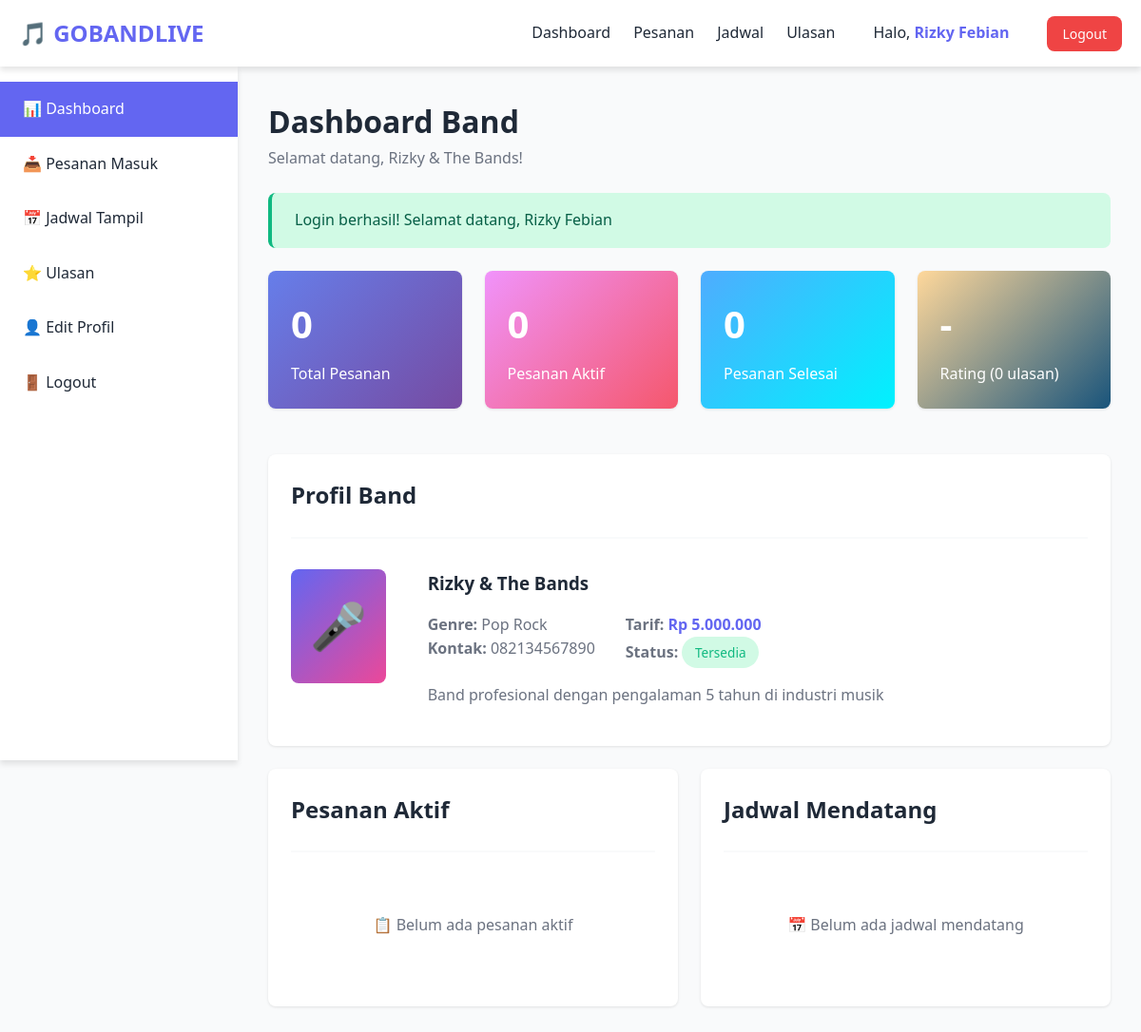
Screenshot of /band/dashboard.php (signed in) with the database file from the repository.
### tables this page shows
CREATE TABLE `band` (
  `id` int(11) NOT NULL,
  `user_id` int(11) NOT NULL,
  `nama_band` varchar(100) NOT NULL,
  `genre` varchar(50) NOT NULL,
  `tarif` decimal(10,2) NOT NULL,
  `kontak` varchar(15) NOT NULL,
  `deskripsi` text DEFAULT NULL,
  `foto` varchar(255) DEFAULT NULL,
  `status_ketersediaan` enum('tersedia','tidak tersedia') DEFAULT 'tersedia',
  `created_at` timestamp NOT NULL DEFAULT current_timestamp()
);

### band/dashboard.php (the view, shortened to what this page needs)
<?php
require_once '../config/config.php';
require_once '../config/database.php';
$userId = $_SESSION['user_id'];
$stmt = $db->prepare("SELECT * FROM band WHERE user_id = ?");
$stmt->execute([$userId]);
$bandData = $stmt->fetch();
$bandId = $bandData['id'];
$stmt = $db->prepare("
    SELECT COUNT(*) as total FROM pesanan
    WHERE id_band = ? AND status IN (?, ?)
");
$stmt->execute([$bandId, STATUS_DITERIMA, STATUS_SELESAI]);
$totalPesanan = $stmt->fetch()['total'];
$stmt = $db->prepare("
    SELECT COUNT(*) as total FROM pesanan
    WHERE id_band = ? AND status = ?
");
$stmt->execute([$bandId, STATUS_DITERIMA]);
$pesananAktif = $stmt->fetch()['total'];
$stmt = $db->prepare("
    SELECT COUNT(*) as total FROM pesanan
    WHERE id_band = ? AND status = ?
");
$stmt->execute([$bandId, STATUS_SELESAI]);
$pesananSelesai = $stmt->fetch()['total'];
$stmt = $db->prepare("
    SELECT AVG(rating) as avg_rating, COUNT(*) as total_ulasan
    FROM ulasan WHERE id_band = ?
");
$stmt->execute([$bandId]);
$ratingData = $stmt->fetch();
$avgRating = $ratingData['avg_rating'] ?? 0;
$totalUlasan = $ratingData['total_ulasan'] ?? 0;
$stmt = $db->prepare("
    SELECT p.*, u.nama as nama_pelanggan, u.no_hp, pm.status as status_bayar
    FROM pesanan p
    JOIN users u ON p.id_user = u.id
    JOIN pembayaran pm ON p.id = pm.id_pesanan
    WHERE p.id_band = ? AND pm.status = ? AND p.status = ?
    ORDER BY p.tanggal_acara ASC
    LIMIT 5
");
$stmt->execute([$bandId, STATUS_BAYAR_VERIFIED, STATUS_DITERIMA]);
$pesananTerbaru = $stmt->fetchAll();
$stmt = $db->prepare("
    SELECT jt.*, p.lokasi, u.nama as nama_pelanggan
    FROM jadwal_tampil jt
    JOIN pesanan p ON jt.id_pesanan = p.id
    JOIN users u ON p.id_user = u.id
    WHERE jt.id_band = ? AND jt.tanggal >= CURDATE() AND jt.status = ?
    ORDER BY jt.tanggal ASC
    LIMIT 5
");
$stmt->execute([$bandId, 'belum tampil']);
$jadwalMendatang = $stmt->fetchAll();
?>
<!DOCTYPE html>
<html lang="id">
<head>
    <link rel="stylesheet" href="../assets/css/style.css">
</head>
<body>
    <nav class="navbar">
        <div class="container navbar-container">
            <a href="../index.php" class="navbar-brand">
                🎵 <?php echo APP_NAME; ?>
            </a>
            <ul class="navbar-menu">
                <li><a href="dashboard.php">Dashboard</a></li>
                <li><a href="pesanan_masuk.php">Pesanan</a></li>
                <li><a href="jadwal_tampil.php">Jadwal</a></li>
                <li><a href="lihat_ulasan.php">Ulasan</a></li>
                <li>
                    <a href="edit_profil.php" class="user-profile-link">
                        Halo, <strong><?php echo htmlspecialchars($_SESSION['nama']); ?></strong>
                    </a>
                </li>
                <li><a href="../auth/logout.php" class="btn btn-danger btn-sm">Logout</a></li>
            </ul>
        </div>
    </nav>
    <div class="main-wrapper">
        <aside class="sidebar">
            <ul class="sidebar-menu">
                <li><a href="dashboard.php" class="active">📊 Dashboard</a></li>
                <li><a href="pesanan_masuk.php">📥 Pesanan Masuk</a></li>
                <li><a href="jadwal_tampil.php">📅 Jadwal Tampil</a></li>
                <li><a href="lihat_ulasan.php">⭐ Ulasan</a></li>
                <li><a href="edit_profil.php">👤 Edit Profil</a></li>
                <li><a href="../auth/logout.php">🚪 Logout</a></li>
            </ul>
        </aside>
        <main class="main-content">
            <h1>Dashboard Band</h1>
            <p class="text-gray mb-3">Selamat datang, <?php echo htmlspecialchars($bandData['nama_band']); ?>!</p>
            <div class="row mb-3">
                <div class="col-3">
                    <div class="card" style="background: linear-gradient(135deg, #667eea 0%, #764ba2 100%); color: white;">
                        <h3 style="font-size: 2.5rem; margin-bottom: 0.5rem;"><?php echo $totalPesanan; ?></h3>
                        <p>Total Pesanan</p>
                    </div>
                </div>
                <div class="col-3">
                    <div class="card" style="background: linear-gradient(135deg, #f093fb 0%, #f5576c 100%); color: white;">
                        <h3 style="font-size: 2.5rem; margin-bottom: 0.5rem;"><?php echo $pesananAktif; ?></h3>
                        <p>Pesanan Aktif</p>
                    </div>
                </div>
                <div class="col-3">
                    <div class="card" style="background: linear-gradient(135deg, #4facfe 0%, #00f2fe 100%); color: white;">
                        <h3 style="font-size: 2.5rem; margin-bottom: 0.5rem;"><?php echo $pesananSelesai; ?></h3>
                        <p>Pesanan Selesai</p>
                    </div>
                </div>
                <div class="col-3">
                    <div class="card" style="background: linear-gradient(135deg, #ffd89b 0%, #19547b 100%); color: white;">
                        <h3 style="font-size: 2.5rem; margin-bottom: 0.5rem;">
                            <?php echo $avgRating > 0 ? number_format($avgRating, 1) : '-'; ?>
                        </h3>
                        <p>Rating (<?php echo $totalUlasan; ?> ulasan)</p>
                    </div>
                </div>
            </div>
            <div class="card mb-3">
                <div class="card-header">
                    <h3 class="card-title">Profil Band</h3>
                </div>
                <div class="card-body">
                    <div class="row">
                        <div class="col-2" style="padding-right: 2rem;">
                            <div style="background: linear-gradient(135deg, var(--primary), var(--secondary)); height: 120px; border-radius: var(--radius); display: flex; align-items: center; justify-content: center; color: white; font-size: 3rem;">
                                🎤
                            </div>
                        </div>
                        <div class="col-10">
                            <h3><?php echo htmlspecialchars($bandData['nama_band']); ?></h3>
                            <div style="display: flex; gap: 2rem; margin-top: 1rem;">
                                <div>
                                    <p class="text-gray"><strong>Genre:</strong> <?php echo htmlspecialchars($bandData['genre']); ?></p>
                                    <p class="text-gray"><strong>Kontak:</strong> <?php echo htmlspecialchars($bandData['kontak']); ?></p>
                                </div>
                                <div>
                                    <p class="text-gray"><strong>Tarif:</strong> <span style="color: var(--primary); font-weight: bold;"><?php echo formatRupiah($bandData['tarif']); ?></span></p>
                                    <p class="text-gray">
                                        <strong>Status:</strong>
                                        <span class="badge <?php echo $bandData['status_ketersediaan'] === 'tersedia' ? 'badge-success' : 'badge-danger'; ?>">
                                            <?php echo ucfirst($bandData['status_ketersediaan']); ?>
                                        </span>
                                    </p>
                                </div>
                            </div>
                            <?php if ($bandData['deskripsi']): ?>
                                <p class="text-gray" style="margin-top: 1rem; line-height: 1.6;">
                                    <?php echo nl2br(htmlspecialchars($bandData['deskripsi'])); ?>
                                </p>
                            <?php endif; ?>
                        </div>
                    </div>
                </div>
            </div>
            <div class="row">
                <div class="col-6">
                    <div class="card">
                        <div class="card-header">
                            <h3 class="card-title">Pesanan Aktif</h3>
                        </div>
                        <div class="card-body">
                            <?php if (count($pesananTerbaru) > 0): ?>
                                <table class="table">
                                    <thead>
                                        <tr>
                                            <th>No</th>
                                            <th>ID</th>
                                            <th>Pelanggan</th>
                                            <th>Tanggal</th>
                                            <th>Lokasi</th>
                                        </tr>
                                    </thead>
                                    <tbody>
                                        <?php $no = 1; foreach ($pesananTerbaru as $pesanan): ?>
                                            <tr>
                                                <td><?php echo $no++; ?></td>
                                                <td>#<?php echo $pesanan['id']; ?></td>
                                                <td><?php echo htmlspecialchars($pesanan['nama_pelanggan']); ?></td>
                                                <td><?php echo formatTanggal($pesanan['tanggal_acara']); ?></td>
                                                <td><?php echo htmlspecialchars(substr($pesanan['lokasi'], 0, 20)); ?>...</td>
                                            </tr>
                                        <?php endforeach; ?>
                                    </tbody>
                                </table>
                                <div class="text-center mt-2">
                                    <a href="pesanan_masuk.php" class="btn btn-outline">
                                        Lihat Semua Pesanan
                                    </a>
                                </div>
                            <?php else: ?>
                                <div class="text-center" style="padding: 2rem;">
                                    <p class="text-gray">📋 Belum ada pesanan aktif</p>
                                </div>
                            <?php endif; ?>
                        </div>
                    </div>
                </div>
                <div class="col-6">
                    <div class="card">
                        <div class="card-header">
                            <h3 class="card-title">Jadwal Mendatang</h3>
                        </div>
                        <div class="card-body">
                            <?php if (count($jadwalMendatang) > 0): ?>
                                <table class="table">
                                    <thead>
                                        <tr>
                                            <th>No</th>
                                            <th>Tanggal</th>
                                            <th>Pelanggan</th>
                                            <th>Lokasi</th>
                                        </tr>
                                    </thead>
                                    <tbody>
                                        <?php $no = 1; foreach ($jadwalMendatang as $jadwal): ?>
                                            <tr>
                                                <td><?php echo $no++; ?></td>
                                                <td><?php echo formatTanggal($jadwal['tanggal']); ?></td>
                                                <td><?php echo htmlspecialchars($jadwal['nama_pelanggan']); ?></td>
                                                <td><?php echo htmlspecialchars(substr($jadwal['lokasi'], 0, 20)); ?>...</td>
                                            </tr>
                                        <?php endforeach; ?>
                                    </tbody>
                                </table>
                                <div class="text-center mt-2">
                                    <a href="jadwal_tampil.php" class="btn btn-outline">
                                        Lihat Semua Jadwal
                                    </a>
                                </div>
                            <?php else: ?>
                                <div class="text-center" style="padding: 2rem;">
                                    <p class="text-gray">📅 Belum ada jadwal mendatang</p>
                                </div>
                            <?php endif; ?>
                        </div>
                    </div>
                </div>
            </div>
        </main>
    </div>
</body>
</html>

### assets/css/style.css (style rules this page uses)
* { margin: 0; padding: 0; box-sizing: border-box; }
:root { --primary: #6366f1; --primary-dark: #4f46e5; --secondary: #ec4899; --success: #10b981; --danger: #ef4444; --warning: #f59e0b; --info: #3b82f6; --dark: #1f2937; --light: #f9fafb; --gray: #6b7280; --white: #ffffff; --shadow: 0 1px 3px rgba(0,0,0,0.1); --shadow-md: 0 4px 6px rgba(0,0,0,0.1); --shadow-lg: 0 10px 15px rgba(0,0,0,0.1); --radius: 8px; --transition: all 0.3s ease; }
body { font-family: 'Segoe UI', Tahoma, Geneva, Verdana, sans-serif; background: var(--light); color: var(--dark); line-height: 1.6; overflow-x: hidden; }
.container { max-width: 1200px; margin: 0 auto; padding: 0 20px; width: 100%; }
.navbar { background: var(--white); box-shadow: var(--shadow-md); padding: 1rem 0; position: sticky; top: 0; z-index: 1000; }
.navbar-container { display: flex; justify-content: space-between; align-items: center; flex-wrap: wrap; gap: 1rem; }
.navbar-brand { font-size: 1.5rem; font-weight: bold; color: var(--primary); text-decoration: none; display: flex; align-items: center; gap: 10px; }
.navbar-menu { display: flex; list-style: none; gap: 1.5rem; align-items: center; flex-wrap: wrap; }
.navbar-menu a { text-decoration: none; color: var(--dark); font-weight: 500; transition: var(--transition); }
.navbar-menu .btn-danger { background: var(--danger); color: white; }
.navbar-menu .user-profile-link { color: var(--dark); text-decoration: none; transition: var(--transition); padding: 0.5rem 1rem; border-radius: var(--radius); }
.navbar-menu .user-profile-link strong { color: var(--primary); }
.btn { display: inline-block; padding: 0.75rem 1.5rem; border: none; border-radius: var(--radius); font-size: 1rem; font-weight: 500; cursor: pointer; transition: var(--transition); text-decoration: none; text-align: center; line-height: 1.5; }
.btn-danger { background: var(--danger); color: var(--white); }
.btn-sm { padding: 0.5rem 1rem; font-size: 0.875rem; }
.card { background: var(--white); border-radius: var(--radius); box-shadow: var(--shadow); padding: 1.5rem; margin-bottom: 1.5rem; transition: var(--transition); max-width: 100%; }
.card-header { border-bottom: 2px solid var(--light); padding-bottom: 1rem; margin-bottom: 1rem; }
.card-title { font-size: 1.5rem; color: var(--dark); margin-bottom: 0.5rem; }
.card-body { padding: 1rem 0; }
.badge { display: inline-block; padding: 0.35rem 0.85rem; border-radius: 999px; font-size: 0.85rem; font-weight: 500; white-space: nowrap; }
.badge-success { background: #d1fae5; color: var(--success); }
.row { display: flex; flex-wrap: wrap; margin: 0 -0.75rem; }
.row > [class*="col-"] { padding: 0 0.75rem; box-sizing: border-box; }
.col-2 { flex: 0 0 16.666%; max-width: 16.666%; }
.col-3 { flex: 0 0 25%; max-width: 25%; }
.col-6 { flex: 0 0 50%; max-width: 50%; }
.col-10 { flex: 0 0 83.333%; max-width: 83.333%; }
.sidebar { background: var(--white); width: 250px; min-height: calc(100vh - 70px); box-shadow: var(--shadow-md); position: fixed; left: 0; top: 70px; overflow-y: auto; }
.sidebar-menu { list-style: none; padding: 1rem 0; }
.sidebar-menu li a { display: block; padding: 1rem 1.5rem; color: var(--dark); text-decoration: none; transition: var(--transition); }
.sidebar-menu li a:hover, .sidebar-menu li a.active { background: var(--primary); color: var(--white); }
.main-wrapper { display: flex; min-height: calc(100vh - 70px); }
.main-content { flex: 1; margin-left: 250px; padding: 2rem; max-width: calc(100vw - 250px); width: 100%; box-sizing: border-box; }
.text-center { text-align: center; }
.text-gray { color: var(--gray); }
.mb-3 { margin-bottom: 1.5rem; }

### rows the page displays
band: nama_band "Rizky & The Bands", genre "Pop Rock", kontak "082134567890", tarif "Rp 5.000.000", status_ketersediaan "Tersedia", deskripsi "Band profesional dengan pengalaman 5 tahun di industri musik"

### other values shown
APP_NAME "GOBANDLIVE"
$_SESSION['nama'] "Rizky Febian"
$message "Login berhasil! Selamat datang, Rizky Febian"
$totalPesanan "0"
$pesananAktif "0"
$pesananSelesai "0"
$totalUlasan "0"
